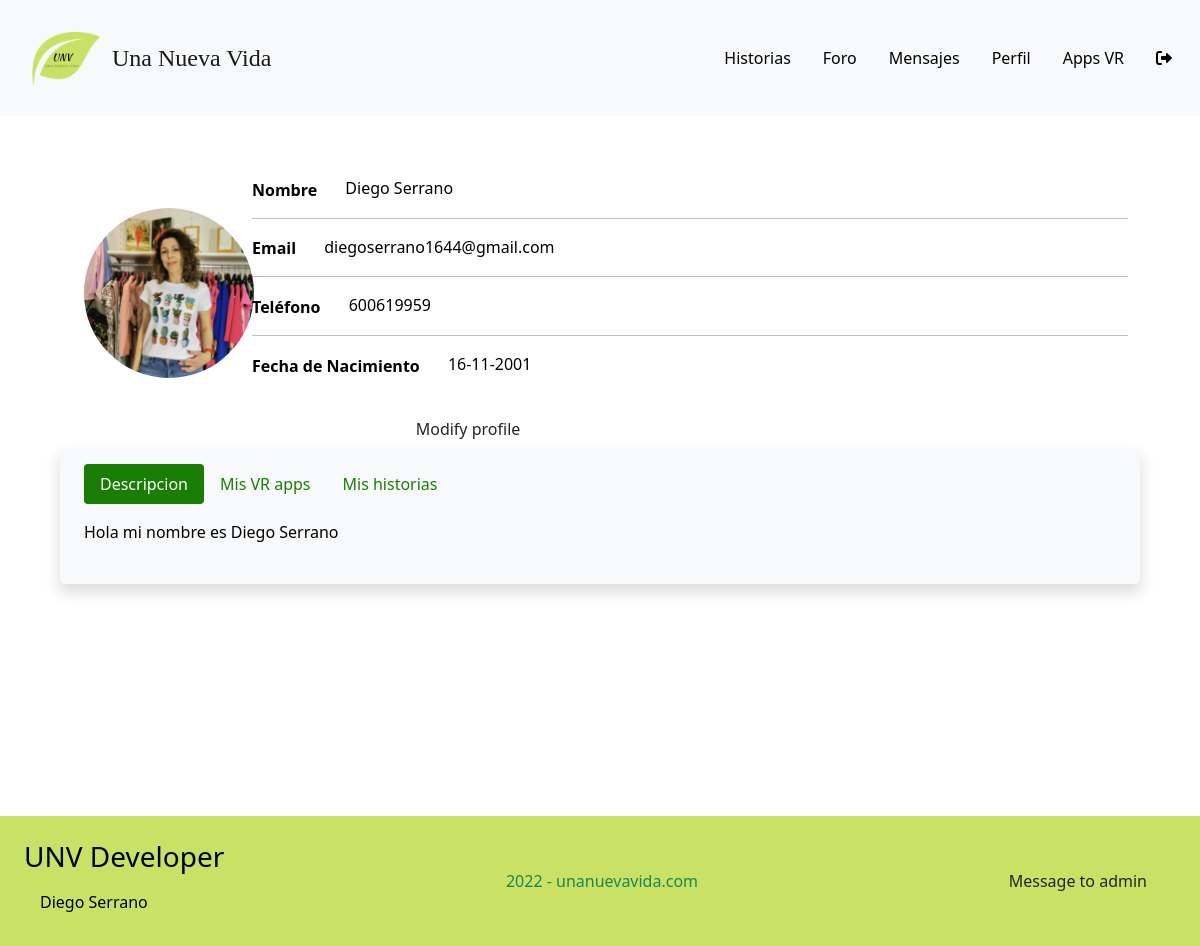
Before: /web/index.php?ctl=verPerfil&id=70 (signed in) with the older database file.
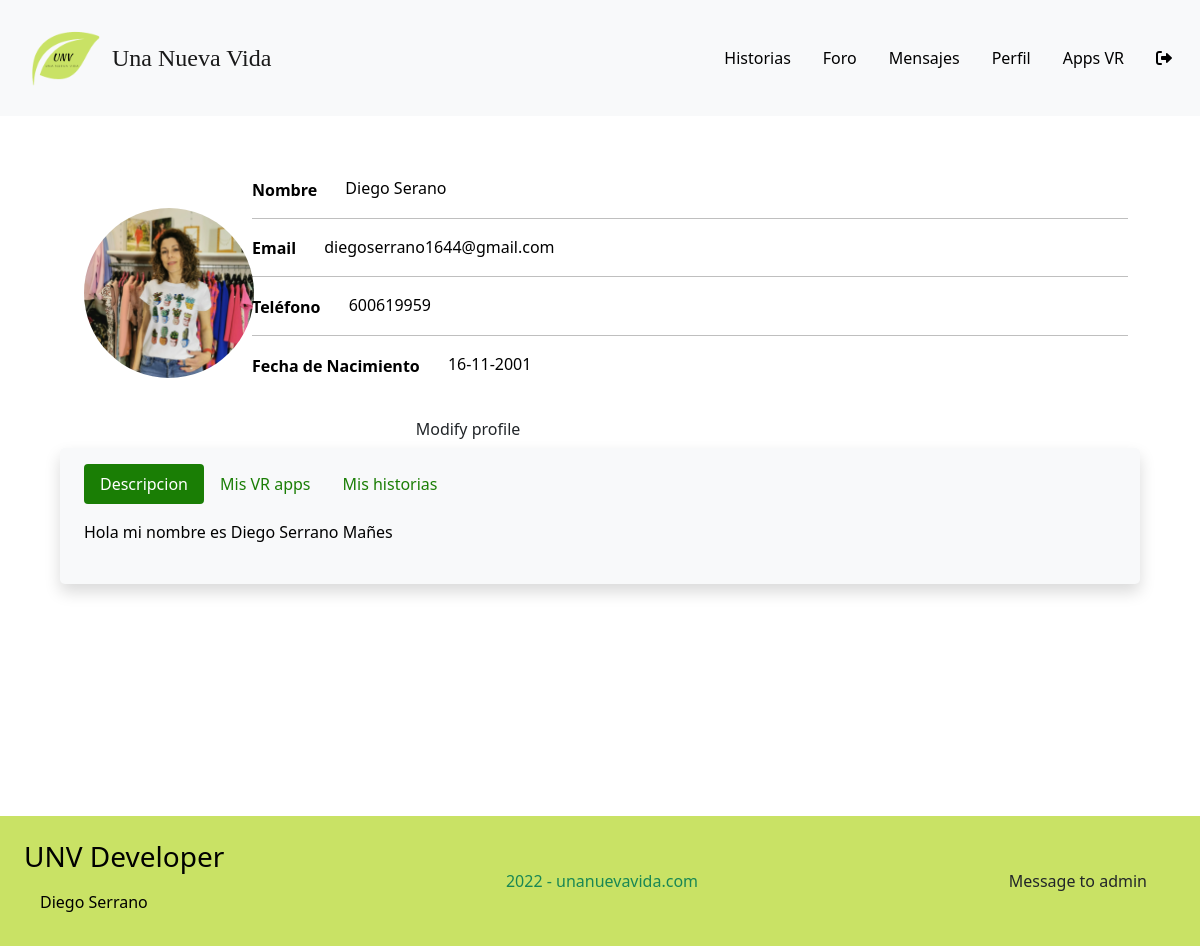
After: the same page with the newer database file.
### tables this page shows
CREATE TABLE `usuarios` (
  `id_usuario` int(11) NOT NULL,
  `usuario` varchar(10) NOT NULL,
  `password` varchar(200) NOT NULL,
  `nombre` varchar(20) NOT NULL,
  `apellidos` varchar(40) DEFAULT NULL,
  `email` varchar(40) NOT NULL,
  `telefono` varchar(12) DEFAULT NULL,
  `fecha_nac` date DEFAULT NULL,
  `descripcion` text DEFAULT NULL,
  `vr_apps` text DEFAULT NULL,
  `foto_perfil` varchar(100) NOT NULL,
  `fecha_creacion` datetime NOT NULL DEFAULT current_timestamp(),
  `rol` int(11) NOT NULL,
  `activo` int(11) NOT NULL,
  `google` tinyint(4) NOT NULL
);

### app/controladores/cUsuarios.php (called while the page is built, shortened)
<?php
class cUsuarios
{
    public function verPerfil()
    {
        try {
            if (!isset($_GET['id'])) {
                throw new Exception('Page not found');
            } else {
                $id = $_GET['id'];
                $usuario = new Usuario();
                $params = $usuario->getUsuario($id);
                $a = new Historia();
                $params['anuncios'] = $a->listarHistoriasUsuario($id);
            }
        } catch (Exception $e) {
            error_log($e->getMessage() . microtime() . PHP_EOL, 3, "logExceptio.txt");
            header('Location: index.php?ctl=error');
        } catch (Error $e) {
            error_log($e->getMessage() . microtime() . PHP_EOL, 3, "logError.txt");
            header('Location: index.php?ctl=error');
        }
        require __DIR__ . '/../vistas/vVerPerfil.php';
    }
}

### app/modelos/Model.php (called while the page is built, shortened)
<?php
class Model extends PDO {
    public function __construct()
    {
            $this->conexion = new PDO('mysql:host=' . Config::$mvc_bd_hostname . ';dbname=' . Config::$mvc_bd_nombre . '', Config::$mvc_bd_usuario, Config::$mvc_bd_clave);
    }
}
?>

### app/modelos/classUsuario.php (called while the page is built, shortened)
<?php
class Usuario extends Model {
    public function getUsuario($id) {
        $consulta = "SELECT * FROM usuarios WHERE id_usuario=:id";
        $result = $this->conexion->prepare($consulta);
        $result->bindParam(':id', $id);
        if ($result->execute()) {
            return $result->fetch(PDO::FETCH_ASSOC);
        } else {
            return false;
        }
    }
}
?>

### app/modelos/classHistoria.php (called while the page is built, shortened)
<?php
class Historia extends Model {
    public function listarHistoriasUsuario($id_usuario) {
        $consulta = "SELECT id_historia, titulo, a.descripcion, a.fecha_creacion, nombre, apellidos, idioma FROM `historias` a
        LEFT JOIN usuarios u on u.id_usuario=a.id_usuario
        WHERE u.id_usuario = :usuario";
        $result = $this->conexion->prepare($consulta);
        $result->bindParam(':usuario', $id_usuario);
        if ($result->execute()) {
            $resultado = $result->fetchAll();
            return $resultado;
        } else {
            false;
        }
    }
}
?>

### app/vistas/vVerPerfil.php (the view, shortened to what this page needs)
<?php
$A = substr($params['fecha_nac'], 0, 4);
$Mes = substr($params['fecha_nac'], 5, 2);
$Dia = substr($params['fecha_nac'], 8, 2);
$fecha = $Dia . "-" . $Mes . "-" . $A;
?>
<main class="container-fluid perfilContainer">
	<div class="row">
		<div class="col-2 col-md-2 border-2 border-dark rounded-3 pt-2 pb-3 px-4 mb-3">
		<img class="rounded-circle text-center mt-4 mx-auto imgPfp"
				src="<?php echo $params['foto_perfil'] ?>"
				title="<?php echo $params['usuario'] ?>'s profile pic" alt="Picture">
		</div>
		<div class="col-md-10">
			<p><span class="d-inline-block fw-bold me-4 align-middle">Nombre</span> <?php echo (isset($params['apellidos']))? $params['nombre'] . " " . $params['apellidos']: $params['nombre'] ?></p>
			<hr>
			<?php
			if ($_SESSION['id_usuario'] == $params['id_usuario']) {
				?>
			<p><span class="d-inline-block fw-bold me-4 align-middle">Email</span> <?php echo $params['email'] ?></p>
			<hr>
		<?php
	}
	?>
			<p><span class="d-inline-block fw-bold me-4 align-middle">Teléfono</span> <?php echo (isset($params['telefono']) && !empty($params['telefono']))? $params['telefono']:"-" ?></p>
			<hr>
			<p><span class="d-inline-block fw-bold me-4 align-middle">Fecha de Nacimiento</span> <?php echo $fecha ?></p>
		</div>
	</div>
	<?php
        if ($_SESSION['id_usuario'] == $params['id_usuario']) {
                    ?>
                <a class="text-center mb-3"
				href=<?php echo "index.php?ctl=modificarPerfil&id=" . $params['id_usuario'] ?>><button
					class="btn colorSecundario w-75">Modify profile</button></a>
					<?php } ?>
	<div class="row justify-content-center">
		<div
			class="col-12 col-md-12 bg-light border-2 border-dark rounded-3 shadow pt-3 pb-4 px-4 extraContainer">
			<ul class="nav nav-pills mb-3" id="pills-tab" role="tablist">
				<li class="nav-item" role="presentation">
					<button class="nav-link active" id="pills-desc-tab"
						data-bs-toggle="pill" data-bs-target="#pills-desc" type="button"
						role="tab" aria-controls="pills-desc" aria-selected="true">Descripcion</button>
				</li>
				<li class="nav-item" role="presentation">
					<button class="nav-link" id="pills-portfolio-tab"
						data-bs-toggle="pill" data-bs-target="#pills-portfolio"
						type="button" role="tab" aria-controls="pills-portfolio"
						aria-selected="false">Mis VR apps</button>
				</li>
				<li class="nav-item" role="presentation">
					<button class="nav-link" id="pills-adsUser-tab"
						data-bs-toggle="pill" data-bs-target="#pills-adsUser"
						type="button" role="tab" aria-controls="pills-adsUser"
						aria-selected="false">Mis historias</button>
				</li>
			</ul>
			<div class="tab-content" id="pills-tabContent">
				<div class="tab-pane fade show active text-justify" id="pills-desc"
					role="tabpanel" aria-labelledby="pills-desc-tab"><?php echo (isset($params['descripcion'])&&!empty($params['descripcion']))?$params['descripcion']:"Todavía no has escrito una descripción sobre ti" ?></div>
			</div>
		</div>
</main>
<?php $contenido = ob_get_clean() ?>
<?php include __DIR__ . './layout.php' ?>

### web/index.php (shortened to what this page needs)
<?php
require_once __DIR__ . '/../app/Config.php';
require_once __DIR__ . '/../app/modelos/Model.php';
require_once __DIR__ . '/../app/modelos/classHistoria.php';
require_once __DIR__ . '/../app/modelos/classUsuario.php';
require_once __DIR__ . '/../app/controladores/cUsuarios.php';
if (isset($_GET['ctl'])) {
    if (isset($map[$_GET['ctl']])) {
        $ruta = $_GET['ctl'];
    } else {
        header('location: ../app/vistas/vNotFound.php');
        exit;
    }
} else {
    $ruta = 'inicio';
}
$controlador = $map[$ruta];
if ($controlador['rol']<=$_SESSION['rol']) {
    if (method_exists($controlador['controller'],$controlador['action'])) {
            call_user_func(array(new $controlador['controller'],
                $controlador['action']));;
        }
    } else{
        $controlador = $map['sinpermisos'];
        call_user_func(array(new $controlador['controller'],
            $controlador['action']));;
    }
?>

### app/vistas/layout.php (shortened to what this page needs)
<!DOCTYPE html>
<html>
<head>
<link href="https://cdn.jsdelivr.net/npm/bootstrap@5.1.3/dist/css/bootstrap.min.css" rel="stylesheet">
<link rel="stylesheet" href="https://cdnjs.cloudflare.com/ajax/libs/font-awesome/6.0.0/css/all.min.css" />
<link rel="stylesheet" href="https://cdn.jsdelivr.net/npm/bootstrap-icons@1.8.0/font/bootstrap-icons.css">
<link href="../web/css/style.css" rel="stylesheet">
</head>
<body class="">
    <nav class="navbar navbar-expand-lg navbar-light bg-light sticky-top">
        <div class="container-fluid">
            <img src="../web/img/logo_100.png" width="100px" height="100px">
            <a class="navbar-brand navTitle" href="index.php">Una Nueva Vida</a>
            <div class="collapse navbar-collapse" id="navbarSupportedContent">
                <div class="d-lg-flex align-items-center">
                <?php
                if (isset($_SESSION['id_usuario'])) {
                    echo "<a id=\"historias\" class=\"nav-link nav-item text-black\" href=\"index.php?ctl=listarHistorias\">Historias</a>";
                    echo "<a id=\"foro\" class=\"nav-link nav-item text-black\" href=\"index.php?ctl=listarForo\">Foro</a>";
                    echo "<a id=\"mensajes\" class=\"nav-link nav-item text-black\" href=\"index.php?ctl=listarMensaje\">Mensajes</a>";
                    echo "<a id=\"perfil\" class=\"nav-link nav-item text-black\" href=\"index.php?ctl=verPerfil&id=" . $_SESSION['id_usuario'] . "\">Perfil</a>";
                    echo "<a id=\"apps\" class=\"nav-link nav-item text-black\" href=\"index.php?ctl=listarApps\">Apps VR</a>";
                    echo "<a id=\"salir\" class=\"nav-link nav-item text-black\" href=\"index.php?ctl=salirUsuario\"><i class=\"fas fa-sign-out-alt\"></i></a>";
                }
                ?>
                </div>
            </div>
        </div>
    </nav>
<div class="text-black" id="contenido" style="">
<?php echo $contenido ?>
</div>
<footer id="hola" class="text-black d-flex flex-column-reverse flex-md-row p-4 w-100 align-items-center justify-content-between" style="background-color:#c9e265;">
            <div>
                <ul class="list-group list-group-flush">
                    <h3>UNV Developer</h3>
                    <li style="background-color:#c9e265;" class="list-group-item text-black">Diego Serrano</li>
                </ul>
            </div>
            <div class="p-4">
                <a class="text-success m-3 text-decoration-none" href="">2022 - unanuevavida.com</a>
            </div>
            <div class="d-flex flex-column justify-content-center">
        <?php
        if (isset($_SESSION['rol'])) {
            if ($_SESSION['rol']==1) {
                echo "<button type=\"button\" class=\"btn secundarioDark m-3\" data-bs-toggle=\"modal\" data-bs-target=\"#contactAdmin\">Message to admin</button>";
            };
        }?>
            </div>
</footer>
</body>
</html>

### web/css/style.css (style rules this page uses)
* { -webkit-box-sizing: border-box; box-sizing: border-box; margin: 0; padding: 0; }
footer { width: 100%; position: relative; clear: both; overflow: visible; }
.navTitle { font-family: 'Press Start 2P', cursive; color:#7738a7; font-size: 1.5em; }
#contenido { min-height: 80vh; }
.perfilContainer { width: 90%; margin-top: 5%; color: black; }
.imgPfp, .imgPfpH { width: 150px; min-width: 120px; height: 150px; overflow: hidden; object-fit: cover; transition: .5s ease; }
.extraContainer { width: 100%; min-width: 300px; color: black; }
.text-justify { text-align: justify; }
@media ( min-width : 992px) { .imgPfp, .imgPfpH { width: 170px; height: 170px; } }
@media ( min-width : 992px) { .extraContainer { width: 100%; min-width: 300px; margin-bottom: 0%; } }
.nav-pills .nav-link.active { background-color: #1a7e05; color:white; }
.nav-pills .nav-link { color: #1a7e05; }

Changed rows visible on the page:
changed usuarios "Diego": apellidos "Serrano" → "Serano"; descripcion "Hola mi nombre es Diego Serrano" → "Hola mi nombre es Diego Serrano Mañes"
